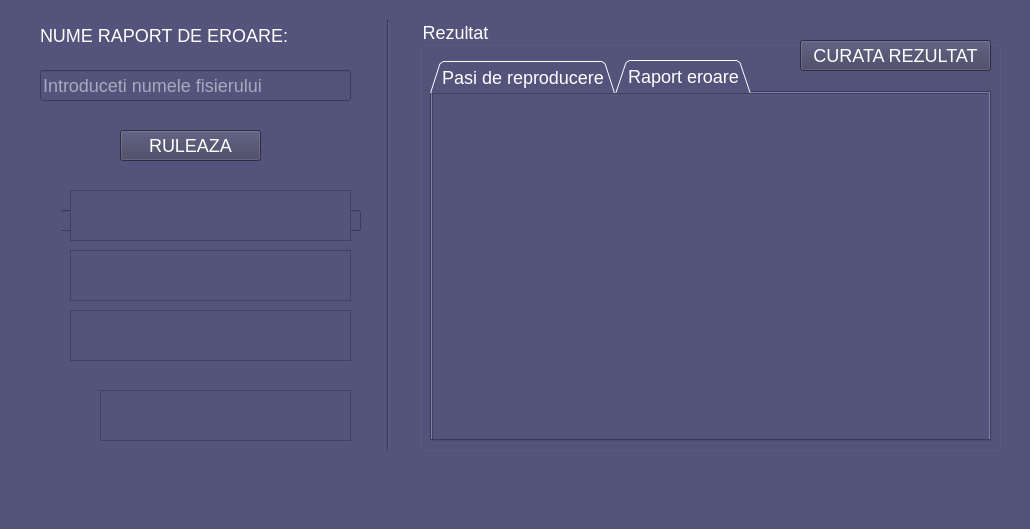
<?xml version="1.0" encoding="UTF-8"?>
<ui version="4.0">
 <class>MainWindow</class>
 <widget class="QMainWindow" name="MainWindow">
  <property name="geometry">
   <rect>
    <x>0</x>
    <y>0</y>
    <width>1030</width>
    <height>529</height>
   </rect>
  </property>
  <property name="windowTitle">
   <string>Reproduce bug report</string>
  </property>
  <property name="styleSheet">
   <string notr="true">background-color: #53537c;
color: white;
font-size: 18px;
font-family: &quot;Verdana&quot;</string>
  </property>
  <widget class="QWidget" name="centralwidget">
   <widget class="QPushButton" name="pushButton_run">
    <property name="geometry">
     <rect>
      <x>120</x>
      <y>130</y>
      <width>141</width>
      <height>31</height>
     </rect>
    </property>
    <property name="styleSheet">
     <string notr="true">background-color: #3e3e5d;</string>
    </property>
    <property name="text">
     <string>RULEAZA</string>
    </property>
   </widget>
   <widget class="QProgressBar" name="progressBar">
    <property name="geometry">
     <rect>
      <x>40</x>
      <y>210</y>
      <width>321</width>
      <height>21</height>
     </rect>
    </property>
    <property name="value">
     <number>0</number>
    </property>
   </widget>
   <widget class="QGroupBox" name="groupBox_stepsToReproduce">
    <property name="geometry">
     <rect>
      <x>420</x>
      <y>20</y>
      <width>581</width>
      <height>431</height>
     </rect>
    </property>
    <property name="title">
     <string>Rezultat</string>
    </property>
    <widget class="QPushButton" name="pushButton_clearData">
     <property name="geometry">
      <rect>
       <x>380</x>
       <y>20</y>
       <width>191</width>
       <height>31</height>
      </rect>
     </property>
     <property name="styleSheet">
      <string notr="true">background-color: #3e3e5d;</string>
     </property>
     <property name="text">
      <string>CURATA REZULTAT</string>
     </property>
    </widget>
    <widget class="QTabWidget" name="tabWidget_data">
     <property name="geometry">
      <rect>
       <x>10</x>
       <y>40</y>
       <width>561</width>
       <height>381</height>
      </rect>
     </property>
     <property name="styleSheet">
      <string notr="true"/>
     </property>
     <property name="tabShape">
      <enum>QTabWidget::Triangular</enum>
     </property>
     <property name="currentIndex">
      <number>1</number>
     </property>
     <widget class="QWidget" name="pasidereproducere">
      <attribute name="title">
       <string>Pasi de reproducere</string>
      </attribute>
      <widget class="QTextBrowser" name="label_stepsToReproduce">
       <property name="geometry">
        <rect>
         <x>0</x>
         <y>0</y>
         <width>561</width>
         <height>361</height>
        </rect>
       </property>
       <property name="cursor" stdset="0">
        <cursorShape>UpArrowCursor</cursorShape>
       </property>
      </widget>
     </widget>
     <widget class="QWidget" name="raportdebug">
      <attribute name="title">
       <string>Raport eroare</string>
      </attribute>
      <widget class="QTextBrowser" name="label_bugReport">
       <property name="geometry">
        <rect>
         <x>0</x>
         <y>0</y>
         <width>561</width>
         <height>351</height>
        </rect>
       </property>
      </widget>
     </widget>
    </widget>
   </widget>
   <widget class="Line" name="line">
    <property name="geometry">
     <rect>
      <x>380</x>
      <y>20</y>
      <width>16</width>
      <height>431</height>
     </rect>
    </property>
    <property name="orientation">
     <enum>Qt::Vertical</enum>
    </property>
   </widget>
   <widget class="QLabel" name="label_filename">
    <property name="geometry">
     <rect>
      <x>40</x>
      <y>20</y>
      <width>251</width>
      <height>31</height>
     </rect>
    </property>
    <property name="text">
     <string>NUME RAPORT DE EROARE:</string>
    </property>
   </widget>
   <widget class="QLineEdit" name="lineEdit_filename">
    <property name="geometry">
     <rect>
      <x>40</x>
      <y>70</y>
      <width>311</width>
      <height>31</height>
     </rect>
    </property>
    <property name="toolTip">
     <string>file</string>
    </property>
    <property name="statusTip">
     <string/>
    </property>
    <property name="placeholderText">
     <string>Introduceti numele fisierului</string>
    </property>
   </widget>
   <widget class="QLabel" name="verifyResultIcon">
    <property name="geometry">
     <rect>
      <x>40</x>
      <y>390</y>
      <width>50</width>
      <height>50</height>
     </rect>
    </property>
    <property name="text">
     <string/>
    </property>
   </widget>
   <widget class="QTextBrowser" name="verifyResultLabel">
    <property name="geometry">
     <rect>
      <x>100</x>
      <y>390</y>
      <width>251</width>
      <height>51</height>
     </rect>
    </property>
   </widget>
   <widget class="QLabel" name="verifyParsedReportIcon">
    <property name="geometry">
     <rect>
      <x>40</x>
      <y>210</y>
      <width>21</width>
      <height>21</height>
     </rect>
    </property>
    <property name="text">
     <string/>
    </property>
   </widget>
   <widget class="QLabel" name="verifyStepsReportIcon">
    <property name="geometry">
     <rect>
      <x>40</x>
      <y>270</y>
      <width>21</width>
      <height>21</height>
     </rect>
    </property>
    <property name="text">
     <string/>
    </property>
   </widget>
   <widget class="QLabel" name="verifyFinalReportIcon">
    <property name="geometry">
     <rect>
      <x>40</x>
      <y>330</y>
      <width>21</width>
      <height>21</height>
     </rect>
    </property>
    <property name="text">
     <string/>
    </property>
   </widget>
   <widget class="QTextBrowser" name="verifyParsedReportLabel">
    <property name="geometry">
     <rect>
      <x>70</x>
      <y>190</y>
      <width>281</width>
      <height>51</height>
     </rect>
    </property>
   </widget>
   <widget class="QTextBrowser" name="verifyStepsReportLabel">
    <property name="geometry">
     <rect>
      <x>70</x>
      <y>250</y>
      <width>281</width>
      <height>51</height>
     </rect>
    </property>
   </widget>
   <widget class="QTextBrowser" name="verifyFinalReportLabel">
    <property name="geometry">
     <rect>
      <x>70</x>
      <y>310</y>
      <width>281</width>
      <height>51</height>
     </rect>
    </property>
   </widget>
  </widget>
  <widget class="QMenuBar" name="menubar">
   <property name="geometry">
    <rect>
     <x>0</x>
     <y>0</y>
     <width>1030</width>
     <height>28</height>
    </rect>
   </property>
  </widget>
  <widget class="QStatusBar" name="statusbar"/>
 </widget>
 <resources/>
 <connections/>
</ui>
